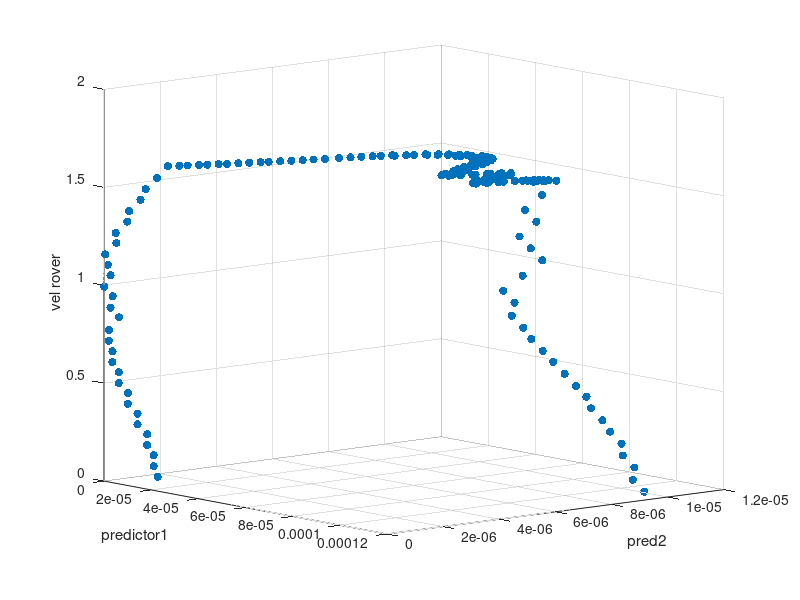

Source code (MATLAB):
%vel of drone, x,y,z position errors rover to drone - predictors
%output is posn. of rover - response 
%response is 0 to 1.6 m/s increase and 1.6 to 0 decrease during time
%period

%-----pre processing------
clc;
clear all;
close all;
rc = load("landing.mat",'GPS','POS');
%GPS laty -8 , longx -9 , spd - 11 , vel and posn of drone
%posn errors of rover ???
x = [ones(1,20)*77.56341 linspace(77.56341,77.56358,136)];
y = [ones(1,15)*13.027220 linspace(13.027220,13.027262,141)];
xdat = reshape(rc.POS(1:1:156,4), 1, 156); %rc.POS(:,4) is x of drone
ydat = reshape(rc.POS(1:1:156,3), 1, 156); %rc.POS(:,3) is y of drone
%dist = [sqrt(((xdat - x).^2) + ((ydat - y).^2))];
distx = [sqrt((xdat - x).^2)];
disty = [sqrt((ydat - y).^2)];
% figure('Name', 'x Error between drone and platform')
% plot(rc.POS(1:1:156,2), distx)
% figure('Name', 'y Error between drone and platform')
% plot(rc.POS(1:1:156,2), disty)

x1 = distx; %xerror
x2 = disty; % yerror
x3 = reshape(rc.GPS(1:1:156,11),1, 156); % speed of drone
y = [linspace(0, 1.6, 30) ones(1,100)*1.6 linspace(1.6, 0, 26)]; %speed response of rover
y1 = reshape(y, 156,1);
x4 = x1.*x2;
x5 = x1.*x3;
x6 = x2.*x3;
%X = [ones(156,1) reshape(x1,156,1) reshape(x2, 156,1) reshape(x3,156,1) reshape(x4,156,1) reshape(x5,156,1) reshape(x6,156,1)];
X = [ones(156,1) reshape(x1,156,1) reshape(x2, 156,1) reshape(x4,156,1)];
b = regress(y1,X);

scatter3(x1,x2, y,'filled')
hold on
x1fit = min(x1):100:max(x1);
x2fit = min(x2):10:max(x2);
%x3fit =min(x3):10:max(x3);
[X1FIT,X2FIT] = meshgrid(x1fit,x2fit);
%YFIT = b(1) + b(2)*X1FIT + b(3)*X2FIT + b(4)*X3FIT + b(5)*X1FIT.*X2FIT + b(6)*X1FIT.*X3FIT + b(7)*X2FIT.*X3FIT;
YFIT = b(1) + b(2)*X1FIT + b(3)*X2FIT + b(4)*X1FIT.*X2FIT;
mesh(X1FIT,X2FIT,YFIT)
xlabel('predictor1')
ylabel('pred2')
zlabel('vel rover')
view(50,10)
hold off
